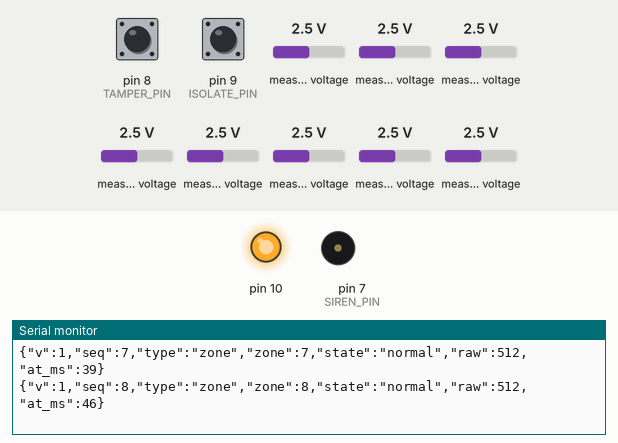
Bench run of a sketch on a simulated Arduino Uno, built with avr-gcc and run on an emulated ATmega328P. Shown: output pins drawn as LEDs (lit = HIGH), buzzer (waves = sounding, pin HIGH), the last lines printed to the serial monitor. Wiring (inferred from the names in the program): MCP3008 converter: CS pin 5. The test bench sets the inputs (shaded band); at power-on: measured voltage 2.5 V, pin 8 (TAMPER_PIN) HIGH, pin 9 (ISOLATE_PIN) HIGH. Pins used as bus, display or sensor lines are not drawn.

Above: at 1.2 s.
1.3 s: measured voltage (sensor 200) set to 0.1 V
At 2.7 s:
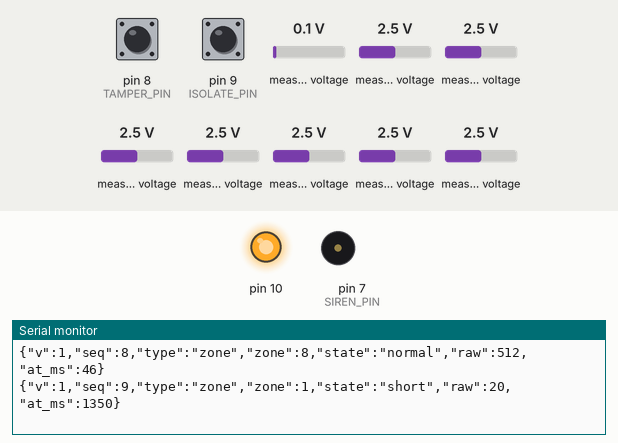
6.5 s: measured voltage (sensor 201) set to 1.2 V
At 7.3 s:
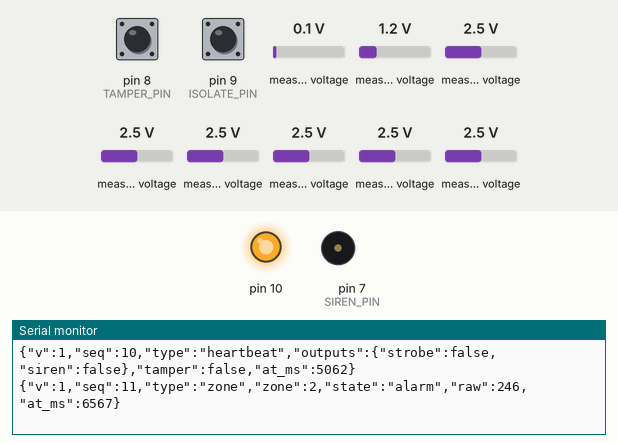
8.0 s: measured voltage (sensor 202) set to 3.8 V
At 8.6 s:
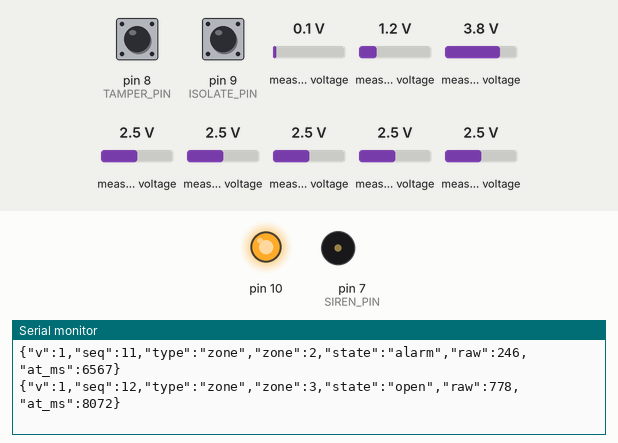
9.5 s: pin 8 (TAMPER_PIN) pulled LOW for 1 s
At 11.6 s:
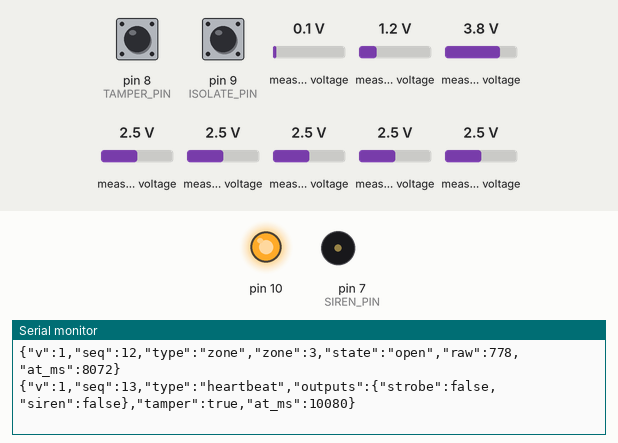

The sketch:

sensor_hub.ino
```cpp
// OpenPatrol Security Sensor Hub Rev A reference firmware.
// Prototype source only; calibrate every zone against the installed loop.
#include <Arduino.h>
#include <SPI.h>

static const uint8_t CS_PIN=5, STROBE_PIN=6, SIREN_PIN=7, TAMPER_PIN=8, ISOLATE_PIN=9;
static const uint32_t MAX_OUTPUT_MS=60000;
uint32_t seqNo=0, strobeUntil=0, sirenUntil=0, lastHeartbeat=0;
String inputLine;
const char* lastState[8]={"unknown","unknown","unknown","unknown","unknown","unknown","unknown","unknown"};

int readMcp3008(uint8_t channel){
  digitalWrite(CS_PIN,LOW);
  SPI.transfer(0x01);
  int high=SPI.transfer(0x80 | (channel<<4));
  int low=SPI.transfer(0x00);
  digitalWrite(CS_PIN,HIGH);
  return ((high & 0x03)<<8)|low;
}
const char* classify(int raw){
  if(raw<80)return "short";
  if(raw<330)return "alarm";
  if(raw<760)return "normal";
  return "open";
}
void emitZone(int zone,const char* state,int raw){
  Serial.print("{\"v\":1,\"seq\":");Serial.print(++seqNo);Serial.print(",\"type\":\"zone\",\"zone\":");Serial.print(zone);
  Serial.print(",\"state\":\"");Serial.print(state);Serial.print("\",\"raw\":");Serial.print(raw);Serial.print(",\"at_ms\":");Serial.print(millis());Serial.println("}");
}
void setOutputs(bool strobe,bool siren,uint32_t seconds){
  if(digitalRead(ISOLATE_PIN)==LOW){strobe=false;siren=false;}
  uint32_t until=millis()+min(seconds*1000UL,MAX_OUTPUT_MS);
  digitalWrite(STROBE_PIN,strobe?HIGH:LOW);digitalWrite(SIREN_PIN,siren?HIGH:LOW);
  strobeUntil=strobe?until:0;sirenUntil=siren?until:0;
}
void handleLine(String line){
  // Deliberately tiny parser: only fixed allow-listed action tokens and integer seconds.
  uint32_t seconds=10;int p=line.indexOf("\"seconds\":");if(p>=0)seconds=(uint32_t)line.substring(p+10).toInt();
  if(line.indexOf("\"action\":\"strobe\"")>=0)setOutputs(true,false,seconds);
  else if(line.indexOf("\"action\":\"siren\"")>=0)setOutputs(false,true,seconds);
  else if(line.indexOf("\"action\":\"stop_output\"")>=0)setOutputs(false,false,0);
}
void setup(){
  Serial.begin(115200);pinMode(CS_PIN,OUTPUT);digitalWrite(CS_PIN,HIGH);SPI.begin();
  pinMode(STROBE_PIN,OUTPUT);pinMode(SIREN_PIN,OUTPUT);pinMode(TAMPER_PIN,INPUT_PULLUP);pinMode(ISOLATE_PIN,INPUT_PULLUP);setOutputs(false,false,0);
}
void loop(){
  while(Serial.available()){char c=(char)Serial.read();if(c=='\n'){handleLine(inputLine);inputLine="";}else if(c!='\r'&&inputLine.length()<512)inputLine+=c;}
  for(int i=0;i<8;i++){int raw=readMcp3008(i);const char* state=classify(raw);if(strcmp(state,lastState[i])!=0){lastState[i]=state;emitZone(i+1,state,raw);}}
  if(strobeUntil&&millis()>strobeUntil){digitalWrite(STROBE_PIN,LOW);strobeUntil=0;}if(sirenUntil&&millis()>sirenUntil){digitalWrite(SIREN_PIN,LOW);sirenUntil=0;}
  if(millis()-lastHeartbeat>5000){lastHeartbeat=millis();Serial.print("{\"v\":1,\"seq\":");Serial.print(++seqNo);Serial.print(",\"type\":\"heartbeat\",\"outputs\":{\"strobe\":");Serial.print(digitalRead(STROBE_PIN)?"true":"false");Serial.print(",\"siren\":");Serial.print(digitalRead(SIREN_PIN)?"true":"false");Serial.print("},\"tamper\":");Serial.print(digitalRead(TAMPER_PIN)==LOW?"true":"false");Serial.print(",\"at_ms\":");Serial.print(millis());Serial.println("}");}
  delay(100);
}
```

Measured:
- after the input at 1.3 s, the serial monitor: prints a new line after 0.05 s (image 1)
- after the input at 6.5 s, the serial monitor: prints a new line after 0.07 s (image 2)
- after the input at 8.0 s, the serial monitor: prints a new line after 0.07 s (image 3)
- after the input at 9.5 s, the serial monitor: prints a new line after 0.58 s (image 4)
